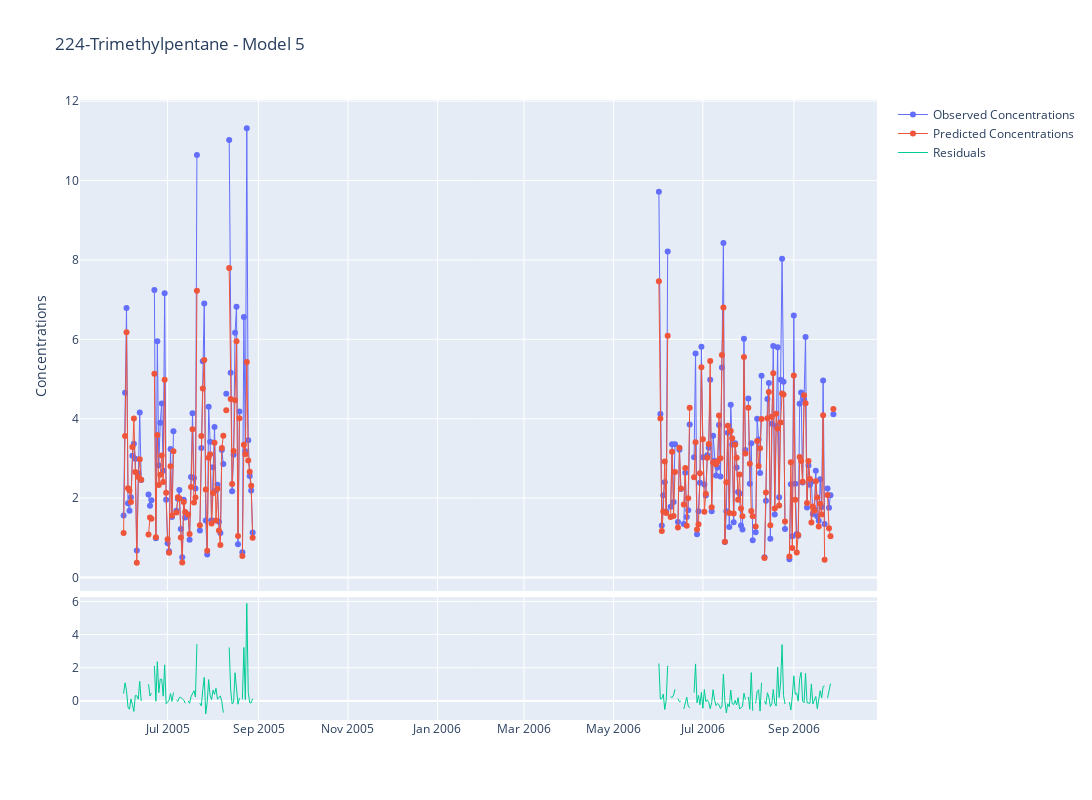

Source (notebook cell):
### Code cell
# Model feature timeseries analysis plot showing the observed vs predicted values of the feature, along with the residuals shown below. Feature/column specified by index.
model_analysis.plot_estimated_timeseries(feature_idx=1)

### Figure 1 — Plotly figure (JSON) as saved in the notebook; plotly's stock layout.template omitted (floating-point values rounded to 4 significant figures; data arrays with more than 128 entries replaced by an {"elided": "..."} marker saying what was removed)
{"data": [{"line": {"width": 1}, "mode": "lines+markers", "name": "Observed Concentrations", "type": "scatter", "x": {"elided": "485 str values"}, "xaxis": "x", "y": {"elided": "485 float values"}, "yaxis": "y"}, {"line": {"width": 1}, "mode": "lines+markers", "name": "Predicted Concentrations", "type": "scatter", "x": {"elided": "485 str values"}, "xaxis": "x", "y": {"elided": "485 float values"}, "yaxis": "y"}, {"line": {"width": 1}, "mode": "lines", "name": "Residuals", "type": "scatter", "x": {"elided": "485 str values"}, "xaxis": "x2", "y": {"elided": "485 float values"}, "yaxis": "y2"}], "layout": {"height": 800, "title": {"text": "224-Trimethylpentane - Model 5"}, "width": 1200, "xaxis": {"anchor": "y", "autorange": true, "domain": [0, 1], "matches": "x2", "range": ["2005-05-02 13:52:40.5124", "2006-10-27 10:07:19.4876"], "showticklabels": false, "type": "date"}, "xaxis2": {"anchor": "y2", "autorange": true, "domain": [0, 1], "range": ["2005-05-02 13:52:40.5124", "2006-10-27 10:07:19.4876"], "type": "date"}, "yaxis": {"anchor": "x", "autorange": true, "domain": [0.208, 1], "range": [-0.3399, 12.03], "title": {"text": "Concentrations"}, "type": "linear"}, "yaxis2": {"anchor": "x2", "autorange": true, "domain": [0, 0.198], "range": [-1.154, 6.254], "type": "linear"}}}
